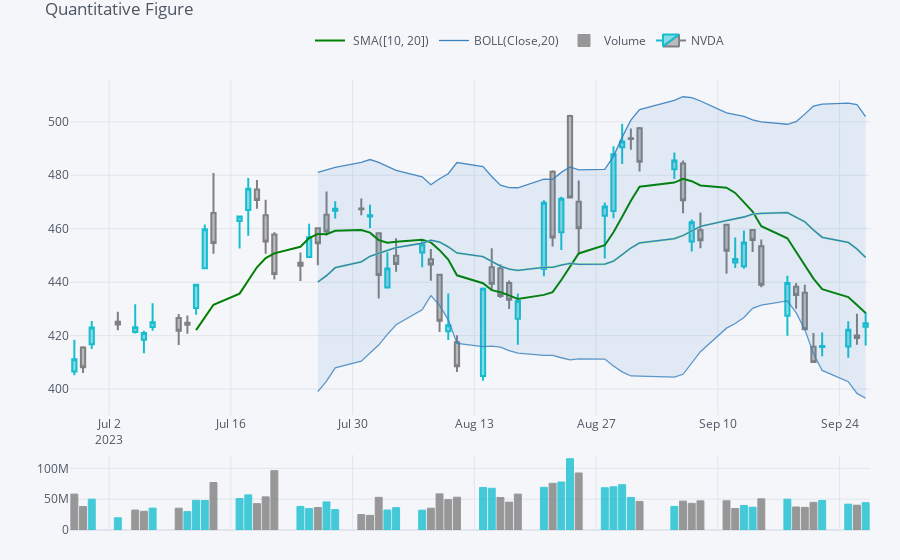

Notebook source saved alongside this figure:
### Code cell
qf = cf.QuantFig(stock_data, title='Quantitative Figure', legend='top', name=ticker.value)
qf.add_sma([10, 20], width=2, color=['green', 'lightgreen'], legendgroup=True)
qf.add_bollinger_bands()
qf.add_volume()
qf.iplot()
